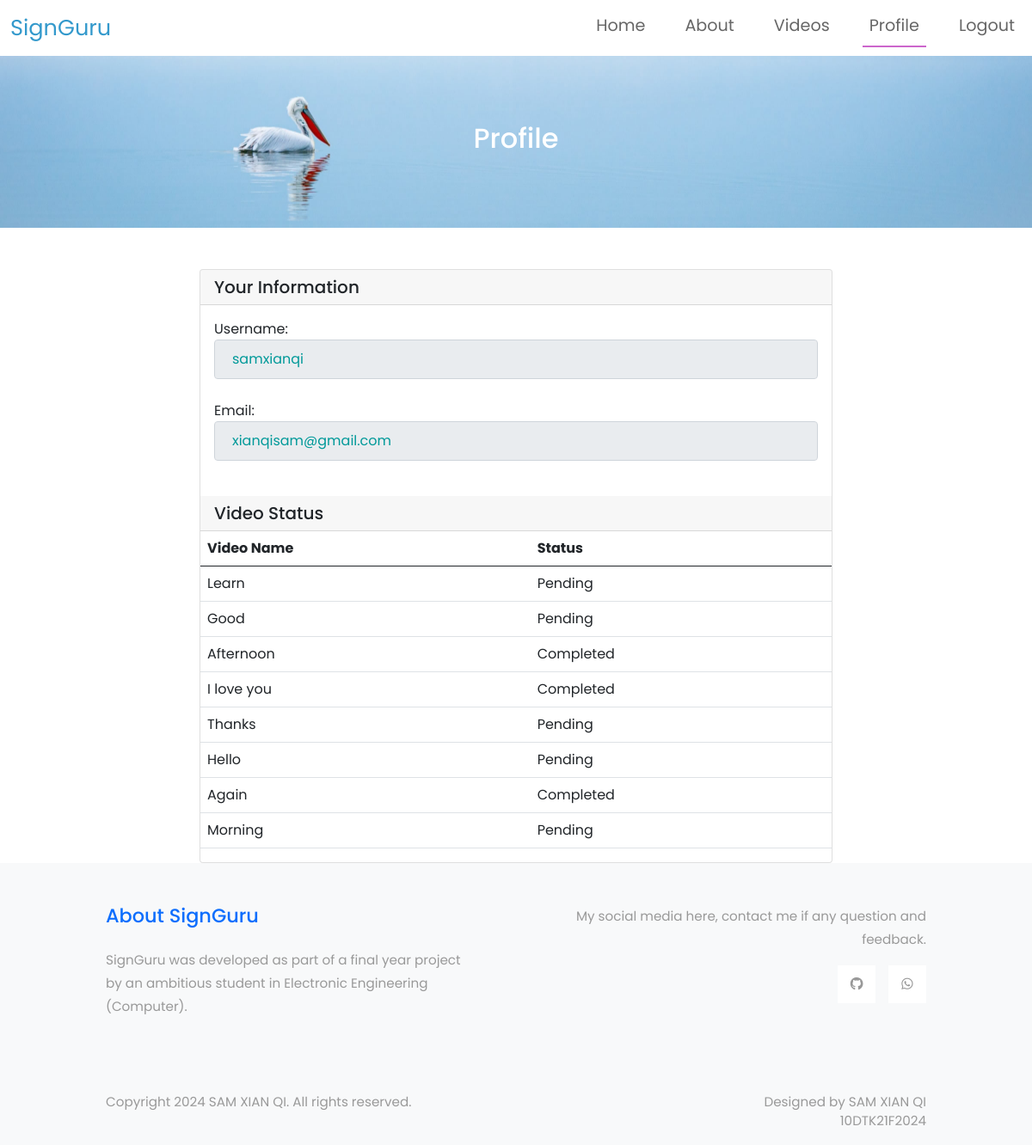
Screenshot of /profile (signed in) with the database file from the repository.
### tables this page shows
CREATE TABLE users (
                    id INTEGER PRIMARY KEY AUTOINCREMENT,
                    username VARCHAR(255) NOT NULL UNIQUE,
                    email VARCHAR(255) NOT NULL,
                    password VARCHAR(255) NOT NULL);

CREATE TABLE video_status(
                    id INTEGER PRIMARY KEY AUTOINCREMENT,
                    video_name VARCHAR(255) NOT NULL,
                    user_id INTEGER NOT NULL,
                    status VARCHAR(255) NOT NULL,
                    FOREIGN KEY(user_id) REFERENCES users (id));

### ap.py (the view)
@app.route('/profile')
@login_required
def profile():
    user_id = session.get('user_id') # get user_id from login user
    if user_id is None:
        flash("You need to be logged in to view this page.", "error")
        return redirect(url_for('login'))
    db = get_db()
    cursor = db.cursor()
    user = cursor.execute('SELECT username, email FROM users WHERE id = ?', (user_id  ,)).fetchone()
    videos = cursor.execute('SELECT video_name, status FROM video_status WHERE user_id = ?', (user_id,)).fetchall()
    db.close()
    if user:
        return render_template('profile.html', user=user ,video_status= videos)
    else:
        flash("User not found.", "error")
    return render_template('profile.html')

### ap.py (called while the page is built)
def login_required(f):
    @wraps(f)
    def decorated_function(*args, **kwargs):
        if 'user_id' not in session:
            flash('You need to be logged in to view this page.', 'error')
            return redirect(url_for('home'))  # back to home page
        return f(*args, **kwargs)
    return decorated_function

def get_db():
    db = getattr(g, '_database', None)
    if db is None:
        db = g._database = sqlite3.connect(DATABASE)
        db.row_factory = sqlite3.Row  # This line is crucial
    return db

@app.teardown_appcontext
def close_connection(exception):
    db = getattr(g, '_database', None)
    if db is not None:
        db.close()

### templates/profile.html (shortened to what this page needs)
<!DOCTYPE html>
<html lang="en">
<head>
    <link rel="stylesheet" href="/static/css/bootstrap.min.css">
    <link rel="stylesheet" href="/static/fontawesome/css/all.min.css">
    <link rel="stylesheet" href="/static/css/templatemo-style.css">
    <link rel="stylesheet" href="/static/style.css"
</head>
<body>
    <nav class="navbar navbar-expand-lg">
        <div class="container-fluid">
            <a class="navbar-brand" href="/">
                SignGuru
            </a>
            <div class="collapse navbar-collapse" id="navbarSupportedContent">
                <ul class="navbar-nav ml-auto mb-2 mb-lg-0">
                    <li class="nav-item">
                        <a class="nav-link nav-link-1" href="/">Home</a>
                    </li>
                    <li class="nav-item">
                        <a class="nav-link nav-link-3" href="/about">About</a>
                    </li>
                    <li class="nav-item">
                        <a class="nav-link nav-link-2" href="/video_page">Videos</a>
                    </li>
                    <li class="nav-item">
                        <a class="nav-link nav-link-4 active" aria-current="page" href="/profile">Profile</a>
                    </li>
                    <li class="nav-item">
                        <a class="nav-link nav-link-4" href="/logout">Logout</a>
                    </li>
                </ul>
            </div>
        </div>
    </nav>
    <div class="hero d-flex justify-content-center align-items-center" data-parallax="scroll" data-image-src="/static/img/hero.jpg">
        <div>
            <h2 class="text-white">
                Profile
            </h2>
        </div>
    </div>
    <div class="container mt-5">
        <div class="row justify-content-center">
            <div class="col-md-8">
                <div class="card">
                    <h5 class="card-header">Your Information</h5>
                    <div class="card-body">
                        <form>
                            <div class="form-group">
                                <label for="username">Username:</label>
                                <input type="text" class="form-control" id="username" value="{{ user.username }}" disabled>
                            </div>
                            <div class="form-group">
                                <label for="email">Email:</label>
                                <input type="email" class="form-control" id="email" value="{{ user.email }}" disabled>
                            </div>
                        </form>
                    </div>
                    <h5 class="card-header">Video Status</h5>
                    <div class="table-responsive">
                        <table class="table">
                            <thead>
                                <tr>
                                    <th>Video Name</th>
                                    <th>Status</th>
                                </tr>
                            </thead>
                            <tbody>
                                {% for video in video_status %}
                                <tr>
                                    <td>{{ video.video_name }}</td>
                                    <td>{{ video.status }}</td>
                                </tr>
                                {% endfor %}
                            </tbody>
                        </table>
                    </div>
                </div>
            </div>
        </div>
    </div>
   <footer class="bg-gray pt-5 pb-3 text-gray footer">
    <div class="container-fluid container-small">
        <div class="row">
            <div class="col-lg-6 col-md-6 col-sm-12 col-12 px-5 mb-5">
                <h3 class="text-primary mb-4 footer-title">About SignGuru</h3>
                <p>SignGuru was developed as part of a final year project by an ambitious student in Electronic Engineering (Computer).</p>
            </div>
            <div class="col-lg-6 col-md-6 col-sm-12 col-12 px-5 mb-5 text-right">
                <p>My social media here, contact me if any question and feedback.</p>
                <ul class="social-links d-flex justify-content-end pl-0 mb-5">
                    <li class="mb-2"><a href="https://github.com/SamXQ00/CVproject.git"><i class="fab fa-github"></i></a></li>
                    <li class="mb-2"><a href="https://wa.me/60176846849"><i class="fab fa-whatsapp"></i></a></li>
                </ul>
            </div>
        </div>
        <div class="row">
            <div class="col-lg-8 col-md-7 col-12 px-5 mb-3">
                Copyright 2024 SAM XIAN QI. All rights reserved.
            </div>
            <div class="col-lg-4 col-md-5 col-12 px-5 text-right">
                Designed by SAM XIAN QI 10DTK21F2024
            </div>
        </div>
    </div>
</footer>
</body>
</html>

### static/css/templatemo-style.css (style rules this page uses)
p { line-height: 1.8; }
a { text-decoration: none; transition: all 0.3s ease; }
.container-fluid { max-width: 1770px; }
.container-small { max-width: 1050px; }
.form-control { padding: 10px 20px; width: 100%; height: auto; }
.form-group { margin-bottom: 25px; }
.hero { min-height: 200px; background: transparent; }
.text-primary { color: #009999; }
p, .text-gray { color: #999; }
.bg-gray { background-color: #EEEEEE; }
.navbar-brand { color: #3399CC; font-size: 1.6rem; }
.nav-item { margin-right: 30px; }
.nav-item:last-child { margin-right: 0; }
.nav-link { color: #666666; border-bottom: 4px solid transparent; font-size: 1.2rem; }
.nav-link-4.active, .nav-link-4:hover { border-color: #CC66CC; }
.footer { font-size: 0.95rem; }
.footer-title { font-size: 1.4rem; }
.social-links li { list-style: none; margin-right: 15px; }
.social-links li:last-child { margin-right: 0; }
.social-links li a { color: #999999; width: 44px; height: 44px; display: flex; background-color: #fff; align-items: center; justify-content: center; }
.bg-gray { background-color: #f8f9fa; }
.form-control, input:-internal-autofill-selected, select:not([multiple]) { color: #009999 !important; }
.form-control::placeholder { color: #009999; opacity: 1; }

### static/style.css (style rules this page uses)
* { margin: 0; padding: 0; box-sizing: border-box; font-family: 'Poppins', sans-serif; }
.link:hover, .active { border-bottom: 2px solid #13ffb8; }

### rows the page displays
users: username "samxianqi", email "xianqisam@gmail.com"
video_status: video_name "Learn", status "Pending"
video_status: video_name "Good", status "Pending"
video_status: video_name "Afternoon", status "Completed"
video_status: video_name "I love you", status "Completed"
video_status: video_name "Thanks", status "Pending"
video_status: video_name "Hello", status "Pending"
video_status: video_name "Again", status "Completed"
video_status: video_name "Morning", status "Pending"
